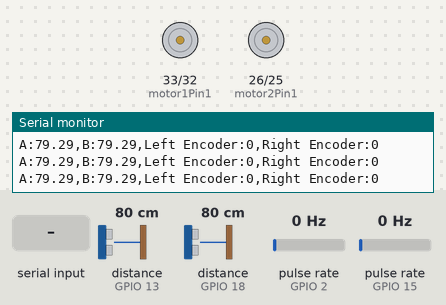
Simulated run of this sketch. Board: ESP32. Shown: motor-driver pin pairs drawn as motors (green arrow = first pin HIGH = forward, orange = second pin HIGH = backward, longer = more drive, scaled by the enable pin), the last lines printed to the serial monitor. Wiring (inferred from the names in the program): 2 × ultrasonic range finder: trigger GPIO 12, echo GPIO 13 / trigger GPIO 19, echo GPIO 18; 2 × pulse sensor: data GPIO 2 / data GPIO 15. Inputs (shaded band) come from the test bench; at power-on: distance to the obstacle (sensors on GPIO 13, GPIO 18) 80 cm, pulse rate (sensors on GPIO 2, GPIO 15) 0 Hz. The echo pulse lasts 58.3 µs per cm.

Above: at 1.2 s.
1.3 s: "B" received over Serial
At 2.5 s:
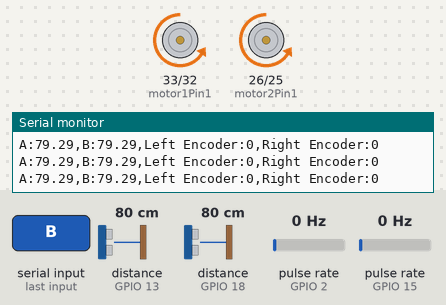
2.8 s: "S" received over Serial
At 4.0 s:
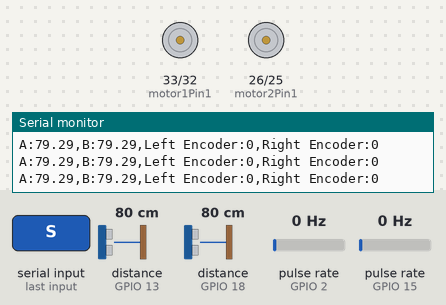
4.3 s: "L" received over Serial
At 4.9 s:
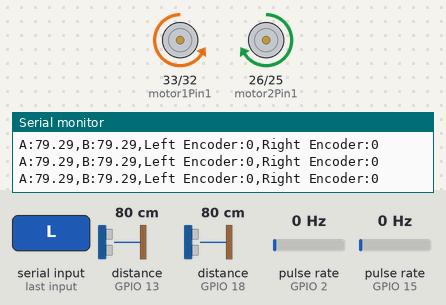
5.8 s: "R" received over Serial
At 6.1 s:
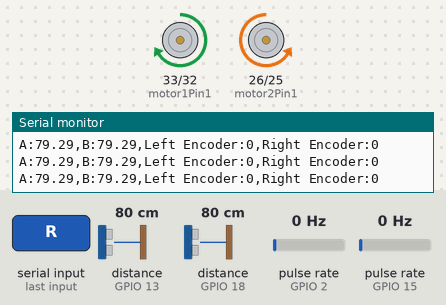
7.3 s: "F" received over Serial
At 8.6 s:
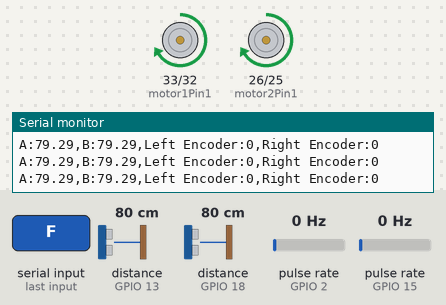
Timing chart, 0 to 9.8 s (numbered marks = the images above; inputs shaded):
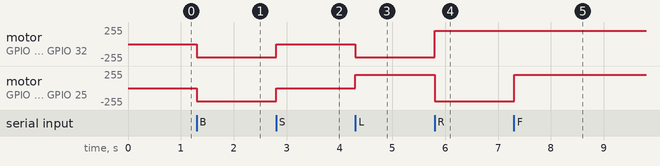

Measured:
- after the input at 1.3 s, motor on GPIO 33 (motor1Pin1) / GPIO 32 (motor1Pin2), motor on GPIO 26 (motor2Pin1) / GPIO 25 (motor2Pin2): stopped → backward 199/255 at once
- after the input at 2.8 s, motor on GPIO 33 (motor1Pin1) / GPIO 32 (motor1Pin2), motor on GPIO 26 (motor2Pin1) / GPIO 25 (motor2Pin2): backward 199/255 → stopped at once
- after the input at 4.3 s, motor on GPIO 33 (motor1Pin1) / GPIO 32 (motor1Pin2): stopped → backward 199/255 at once; motor on GPIO 26 (motor2Pin1) / GPIO 25 (motor2Pin2): stopped → forward 199/255 at once
- after the input at 5.8 s, motor on GPIO 33 (motor1Pin1) / GPIO 32 (motor1Pin2): backward 199/255 → forward 199/255 at once; motor on GPIO 26 (motor2Pin1) / GPIO 25 (motor2Pin2): forward 199/255 → backward 199/255 at once
- after the input at 7.3 s, motor on GPIO 26 (motor2Pin1) / GPIO 25 (motor2Pin2): backward 199/255 → forward 199/255 at once

The sketch:

piduino02v2.ino
```cpp
// ESP32 Pin Locations - Motors 1 and 2
int motor1Pin1 = 33;
int motor1Pin2 = 32;
int enable1Pin = 4;
int motor2Pin1 = 26;
int motor2Pin2 = 25;
int enable2Pin = 5;

// ESP32 Pin Locations - Ultrasonic Sensors
const int trigPinA = 12;
const int echoPinA = 13;
const int trigPinB = 19;
const int echoPinB = 18;

// ESP32 Pin Locations - IR Encoders
const int leftEncoderPin = 15;
const int rightEncoderPin = 2;

volatile long leftEncoderCount = 0;
volatile long rightEncoderCount = 0;

// PWM properties
const int freq = 30000;
const int pwmChannel = 0;
const int resolution = 8;
int speed = 200;

// Timer for non-blocking serial output
unsigned long previousMillis = 0;
const long interval = 300; // 300ms between serial messages

// Interrupt Service Routine (ISR) for the left encoder
void leftEncoderISR() {
    leftEncoderCount++;
}

// Interrupt Service Routine (ISR) for the right encoder
void rightEncoderISR() {
    rightEncoderCount++;
}

// Setup Function
void setup() {
    pinMode(motor1Pin1, OUTPUT);
    pinMode(motor1Pin2, OUTPUT);
    pinMode(enable1Pin, OUTPUT);
    pinMode(motor2Pin1, OUTPUT);
    pinMode(motor2Pin2, OUTPUT);
    pinMode(enable2Pin, OUTPUT);

    pinMode(trigPinA, OUTPUT);
    pinMode(echoPinA, INPUT);
    pinMode(trigPinB, OUTPUT);
    pinMode(echoPinB, INPUT);

    pinMode(leftEncoderPin, INPUT);
    pinMode(rightEncoderPin, INPUT);

    attachInterrupt(digitalPinToInterrupt(leftEncoderPin), leftEncoderISR, RISING);
    attachInterrupt(digitalPinToInterrupt(rightEncoderPin), rightEncoderISR, RISING);

    ledcAttachChannel(enable1Pin, freq, resolution, pwmChannel);
    ledcAttachChannel(enable2Pin, freq, resolution, pwmChannel);

    Serial.begin(115200);
}

// Function: Get Distance from Ultrasonic Sensor A
float getDistanceA() {
    digitalWrite(trigPinA, LOW);
    delayMicroseconds(2);
    digitalWrite(trigPinA, HIGH);
    delayMicroseconds(10);
    digitalWrite(trigPinA, LOW);
    long durationA = pulseIn(echoPinA, HIGH);
    return (durationA * 0.034) / 2; // Convert to cm
}

// Function: Get Distance from Ultrasonic Sensor B
float getDistanceB() {
    digitalWrite(trigPinB, LOW);
    delayMicroseconds(2);
    digitalWrite(trigPinB, HIGH);
    delayMicroseconds(10);
    digitalWrite(trigPinB, LOW);
    long durationB = pulseIn(echoPinB, HIGH);
    return (durationB * 0.034) / 2; // Convert to cm
}

// Function: Stop Motors
void StopMotors() {
    digitalWrite(motor1Pin1, LOW);
    digitalWrite(motor1Pin2, LOW);
    digitalWrite(motor2Pin1, LOW);
    digitalWrite(motor2Pin2, LOW);
}

// Function: Move Backward
void ReverseMotors() {
    digitalWrite(motor1Pin1, LOW);
    digitalWrite(motor1Pin2, HIGH);
    digitalWrite(motor2Pin1, LOW);
    digitalWrite(motor2Pin2, HIGH);
    ledcWrite(enable1Pin, speed);
    ledcWrite(enable2Pin, speed);
}

// Function: Turn Right
void TurnRight() {
    digitalWrite(motor1Pin1, HIGH);
    digitalWrite(motor1Pin2, LOW);
    digitalWrite(motor2Pin1, LOW);
    digitalWrite(motor2Pin2, HIGH);
    ledcWrite(enable1Pin, speed);
    ledcWrite(enable2Pin, speed);
}

// Function: Turn Left
void TurnLeft() {
    digitalWrite(motor1Pin1, LOW);
    digitalWrite(motor1Pin2, HIGH);
    digitalWrite(motor2Pin1, HIGH);
    digitalWrite(motor2Pin2, LOW);
    ledcWrite(enable1Pin, speed);
    ledcWrite(enable2Pin, speed);
}

// Function: Slight Right Turn
void MinorTurnRight() {
    digitalWrite(motor1Pin1, HIGH);
    digitalWrite(motor1Pin2, LOW);
    digitalWrite(motor2Pin1, LOW);
    digitalWrite(motor2Pin2, LOW);
    ledcWrite(enable1Pin, speed);
    ledcWrite(enable2Pin, speed);
}

// Function: Slight Left Turn
void MinorTurnLeft() {
    digitalWrite(motor1Pin1, LOW);
    digitalWrite(motor1Pin2, LOW);
    digitalWrite(motor2Pin1, HIGH);
    digitalWrite(motor2Pin2, LOW);
    ledcWrite(enable1Pin, speed);
    ledcWrite(enable2Pin, speed);
}

// Function: Move Forward
void ForwardMotors() {
    digitalWrite(motor1Pin1, HIGH);
    digitalWrite(motor1Pin2, LOW);
    digitalWrite(motor2Pin1, HIGH);
    digitalWrite(motor2Pin2, LOW);
    ledcWrite(enable1Pin, speed);
    ledcWrite(enable2Pin, speed);
}

// Main Loop
void loop() {
    float distanceA = getDistanceA();
    float distanceB = getDistanceB();

    // Non-blocking Serial Transmission
    unsigned long currentMillis = millis();
    if (currentMillis - previousMillis >= interval) {
        previousMillis = currentMillis;
        Serial.print("A:");
        Serial.print(distanceA);
        Serial.print(",B:");
        Serial.print(distanceB);
        Serial.print(",Left Encoder:");
        Serial.print(leftEncoderCount);
        Serial.print(",Right Encoder:");
        Serial.println(rightEncoderCount);
    }

    // Read motor commands from serial
    if (Serial.available() > 0) {
        char command = Serial.read();
        switch (command) {
            case 'S':
                StopMotors();
                break;
            case 'B':
                ReverseMotors();
                break;
            case 'L':
                TurnLeft();
                break;
            case 'R':
                TurnRight();
                break;
            case 'ML':
                MinorTurnLeft();
                break;
            case 'MR':
                MinorTurnRight();
                break;
            case 'F':
                ForwardMotors();
                break;
        }
    }
} 
```
